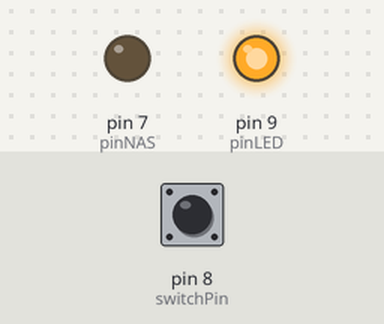
A sketch run on a simulated Arduino Uno, built with avr-gcc and run on an emulated ATmega328P. Parts: output pins drawn as LEDs (lit = HIGH). The test bench sets the inputs (shaded band); at power-on: pin 8 (switchPin) HIGH.

Above: at 1.2 s.
1.3 s: pin 8 (switchPin) pulled LOW for 0.15 s
At 2.3 s:
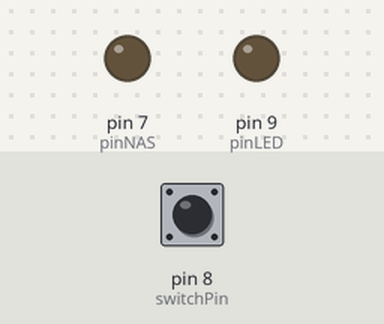
2.9 s: pin 8 (switchPin) pulled LOW for 1 s
At 4.8 s:
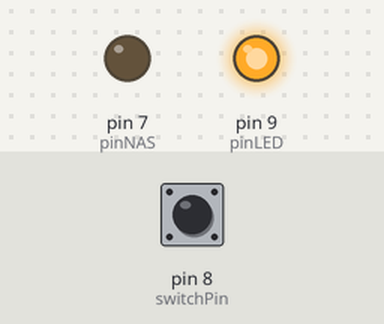
5.4 s: pin 8 (switchPin) pulled LOW for 3.2 s
At 9.5 s:
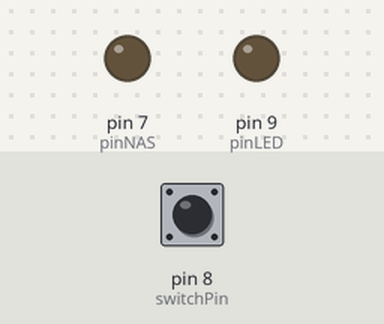
Timing chart, 0 to 11.0 s (numbered marks = the images above; inputs shaded):
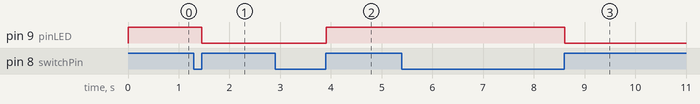

Measured:
- after the input at 1.3 s, pin 9 (pinLED): HIGH → LOW after 0.16 s
- after the input at 2.9 s, pin 9 (pinLED): LOW → HIGH after 1.0 s
- after the input at 5.4 s, pin 9 (pinLED): HIGH → LOW after 3.2 s

The sketch:

reley_main.ino
```cpp
int pinNAS = 7;
int pinLED = 9;
int switchPin = 8;
boolean lastButton = LOW;
boolean currentButton = LOW;
boolean ledOn = false;

void setup() {
	pinMode(pinNAS,OUTPUT);
	pinMode(pinLED,OUTPUT);
	pinMode(switchPin, INPUT);
}
boolean debounce(boolean last) {
  boolean current = digitalRead(switchPin);
  if (last != current) {
    delay(5);
    current = digitalRead(switchPin);
  }
  return current;
}

void loop() {
  currentButton = debounce(lastButton);
  if (lastButton == LOW && currentButton == HIGH) {
	ledOn = !ledOn;
  }
  lastButton = currentButton;
  digitalWrite(pinLED, ledOn);
}
```
